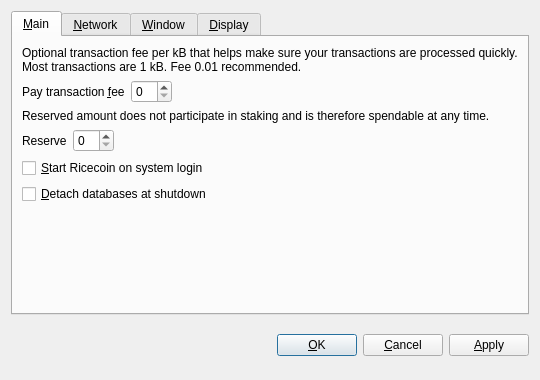
<?xml version="1.0" encoding="UTF-8"?>
<ui version="4.0">
 <class>OptionsDialog</class>
 <widget class="QDialog" name="OptionsDialog">
  <property name="geometry">
   <rect>
    <x>0</x>
    <y>0</y>
    <width>540</width>
    <height>380</height>
   </rect>
  </property>
  <property name="windowTitle">
   <string>Options</string>
  </property>
  <property name="modal">
   <bool>true</bool>
  </property>
  <layout class="QVBoxLayout" name="verticalLayout">
   <item>
    <widget class="QTabWidget" name="tabWidget">
     <property name="tabPosition">
      <enum>QTabWidget::North</enum>
     </property>
     <property name="currentIndex">
      <number>0</number>
     </property>
     <widget class="QWidget" name="tabMain">
      <attribute name="title">
       <string>&amp;Main</string>
      </attribute>
      <layout class="QVBoxLayout" name="verticalLayout_Main">
       <item>
        <widget class="QLabel" name="transactionFeeInfoLabel">
         <property name="text">
          <string>Optional transaction fee per kB that helps make sure your transactions are processed quickly. Most transactions are 1 kB. Fee 0.01 recommended.</string>
         </property>
         <property name="textFormat">
          <enum>Qt::PlainText</enum>
         </property>
         <property name="wordWrap">
          <bool>true</bool>
         </property>
        </widget>
       </item>
       <item>
        <layout class="QHBoxLayout" name="horizontalLayoutFee">
         <item>
          <widget class="QLabel" name="transactionFeeLabel">
           <property name="text">
            <string>Pay transaction &amp;fee</string>
           </property>
           <property name="textFormat">
            <enum>Qt::PlainText</enum>
           </property>
           <property name="buddy">
            <cstring>transactionFee</cstring>
           </property>
          </widget>
         </item>
         <item>
          <widget class="BitcoinAmountField" name="transactionFee"/>
         </item>
         <item>
          <spacer name="horizontalSpacerFee">
           <property name="orientation">
            <enum>Qt::Horizontal</enum>
           </property>
           <property name="sizeHint" stdset="0">
            <size>
             <width>40</width>
             <height>20</height>
            </size>
           </property>
          </spacer>
         </item>
        </layout>
       </item>
       <item>
        <widget class="QLabel" name="reserveBalanceInfoLabel">
         <property name="text">
          <string>Reserved amount does not participate in staking and is therefore spendable at any time.</string>
         </property>
         <property name="textFormat">
          <enum>Qt::PlainText</enum>
         </property>
         <property name="wordWrap">
          <bool>true</bool>
         </property>
        </widget>
       </item>
       <item>
        <layout class="QHBoxLayout" name="horizontalLayoutReserveBalance">
         <item>
          <widget class="QLabel" name="reserveBalanceLabel">
           <property name="text">
            <string>Reserve</string>
           </property>
           <property name="textFormat">
            <enum>Qt::PlainText</enum>
           </property>
           <property name="buddy">
            <cstring>reserveBalance</cstring>
           </property>
          </widget>
         </item>
         <item>
          <widget class="BitcoinAmountField" name="reserveBalance"/>
         </item>
         <item>
          <spacer name="horizontalSpacerReserveBalance">
           <property name="orientation">
            <enum>Qt::Horizontal</enum>
           </property>
           <property name="sizeHint" stdset="0">
            <size>
             <width>40</width>
             <height>20</height>
            </size>
           </property>
          </spacer>
         </item>
        </layout>
       </item>
       <item>
        <widget class="QCheckBox" name="bitcoinAtStartup">
         <property name="toolTip">
          <string>Automatically start Ricecoin after logging in to the system.</string>
         </property>
         <property name="text">
          <string>&amp;Start Ricecoin on system login</string>
         </property>
        </widget>
       </item>
       <item>
        <widget class="QCheckBox" name="detachDatabases">
         <property name="toolTip">
          <string>Detach block and address databases at shutdown. This means they can be moved to another data directory, but it slows down shutdown. The wallet is always detached.</string>
         </property>
         <property name="text">
          <string>&amp;Detach databases at shutdown</string>
         </property>
        </widget>
       </item>
       <item>
        <spacer name="verticalSpacer_Main">
         <property name="orientation">
          <enum>Qt::Vertical</enum>
         </property>
         <property name="sizeHint" stdset="0">
          <size>
           <width>20</width>
           <height>40</height>
          </size>
         </property>
        </spacer>
       </item>
      </layout>
     </widget>
     <widget class="QWidget" name="tabNetwork">
      <attribute name="title">
       <string>&amp;Network</string>
      </attribute>
      <layout class="QVBoxLayout" name="verticalLayout_Network">
       <item>
        <widget class="QCheckBox" name="mapPortUpnp">
         <property name="toolTip">
          <string>Automatically open the Ricecoin client port on the router. This only works when your router supports UPnP and it is enabled.</string>
         </property>
         <property name="text">
          <string>Map port using &amp;UPnP</string>
         </property>
        </widget>
       </item>
       <item>
        <widget class="QCheckBox" name="connectSocks">
         <property name="toolTip">
          <string>Connect to the Ricecoin network through a SOCKS proxy (e.g. when connecting through Tor).</string>
         </property>
         <property name="text">
          <string>&amp;Connect through SOCKS proxy:</string>
         </property>
        </widget>
       </item>
       <item>
        <layout class="QHBoxLayout" name="horizontalLayout_Network">
         <item>
          <widget class="QLabel" name="proxyIpLabel">
           <property name="text">
            <string>Proxy &amp;IP:</string>
           </property>
           <property name="textFormat">
            <enum>Qt::PlainText</enum>
           </property>
           <property name="buddy">
            <cstring>proxyIp</cstring>
           </property>
          </widget>
         </item>
         <item>
          <widget class="QValidatedLineEdit" name="proxyIp">
           <property name="maximumSize">
            <size>
             <width>140</width>
             <height>16777215</height>
            </size>
           </property>
           <property name="toolTip">
            <string>IP address of the proxy (e.g. 127.0.0.1)</string>
           </property>
          </widget>
         </item>
         <item>
          <widget class="QLabel" name="proxyPortLabel">
           <property name="text">
            <string>&amp;Port:</string>
           </property>
           <property name="textFormat">
            <enum>Qt::PlainText</enum>
           </property>
           <property name="buddy">
            <cstring>proxyPort</cstring>
           </property>
          </widget>
         </item>
         <item>
          <widget class="QLineEdit" name="proxyPort">
           <property name="maximumSize">
            <size>
             <width>55</width>
             <height>16777215</height>
            </size>
           </property>
           <property name="toolTip">
            <string>Port of the proxy (e.g. 9050)</string>
           </property>
          </widget>
         </item>
         <item>
          <widget class="QLabel" name="socksVersionLabel">
           <property name="text">
            <string>SOCKS &amp;Version:</string>
           </property>
           <property name="textFormat">
            <enum>Qt::PlainText</enum>
           </property>
           <property name="buddy">
            <cstring>socksVersion</cstring>
           </property>
          </widget>
         </item>
         <item>
          <widget class="QValueComboBox" name="socksVersion">
           <property name="toolTip">
            <string>SOCKS version of the proxy (e.g. 5)</string>
           </property>
          </widget>
         </item>
         <item>
          <spacer name="horizontalSpacer_Network">
           <property name="orientation">
            <enum>Qt::Horizontal</enum>
           </property>
           <property name="sizeHint" stdset="0">
            <size>
             <width>40</width>
             <height>20</height>
            </size>
           </property>
          </spacer>
         </item>
        </layout>
       </item>
       <item>
        <spacer name="verticalSpacer_Network">
         <property name="orientation">
          <enum>Qt::Vertical</enum>
         </property>
         <property name="sizeHint" stdset="0">
          <size>
           <width>20</width>
           <height>40</height>
          </size>
         </property>
        </spacer>
       </item>
      </layout>
     </widget>
     <widget class="QWidget" name="tabWindow">
      <attribute name="title">
       <string>&amp;Window</string>
      </attribute>
      <layout class="QVBoxLayout" name="verticalLayout_Window">
       <item>
        <widget class="QCheckBox" name="minimizeToTray">
         <property name="toolTip">
          <string>Show only a tray icon after minimizing the window.</string>
         </property>
         <property name="text">
          <string>&amp;Minimize to the tray instead of the taskbar</string>
         </property>
        </widget>
       </item>
       <item>
        <widget class="QCheckBox" name="minimizeOnClose">
         <property name="toolTip">
          <string>Minimize instead of exit the application when the window is closed. When this option is enabled, the application will be closed only after selecting Quit in the menu.</string>
         </property>
         <property name="text">
          <string>M&amp;inimize on close</string>
         </property>
        </widget>
       </item>
       <item>
        <spacer name="verticalSpacer_Window">
         <property name="orientation">
          <enum>Qt::Vertical</enum>
         </property>
         <property name="sizeHint" stdset="0">
          <size>
           <width>20</width>
           <height>40</height>
          </size>
         </property>
        </spacer>
       </item>
      </layout>
     </widget>
     <widget class="QWidget" name="tabDisplay">
      <attribute name="title">
       <string>&amp;Display</string>
      </attribute>
      <layout class="QVBoxLayout" name="verticalLayout_Display">
       <item>
        <layout class="QHBoxLayout" name="horizontalLayout_1_Display">
         <item>
          <widget class="QLabel" name="langLabel">
           <property name="text">
            <string>User Interface &amp;language:</string>
           </property>
           <property name="textFormat">
            <enum>Qt::PlainText</enum>
           </property>
           <property name="buddy">
            <cstring>lang</cstring>
           </property>
          </widget>
         </item>
         <item>
          <widget class="QValueComboBox" name="lang">
           <property name="toolTip">
            <string>The user interface language can be set here. This setting will take effect after restarting Ricecoin.</string>
           </property>
          </widget>
         </item>
        </layout>
       </item>
       <item>
        <layout class="QHBoxLayout" name="horizontalLayout_2_Display">
         <item>
          <widget class="QLabel" name="unitLabel">
           <property name="text">
            <string>&amp;Unit to show amounts in:</string>
           </property>
           <property name="textFormat">
            <enum>Qt::PlainText</enum>
           </property>
           <property name="buddy">
            <cstring>unit</cstring>
           </property>
          </widget>
         </item>
         <item>
          <widget class="QValueComboBox" name="unit">
           <property name="toolTip">
            <string>Choose the default subdivision unit to show in the interface and when sending coins.</string>
           </property>
          </widget>
         </item>
        </layout>
       </item>
       <item>
        <widget class="QCheckBox" name="displayAddresses">
         <property name="toolTip">
          <string>Whether to show Ricecoin addresses in the transaction list or not.</string>
         </property>
         <property name="text">
          <string>&amp;Display addresses in transaction list</string>
         </property>
        </widget>
       </item>
       <item>
        <widget class="QCheckBox" name="coinControlFeatures">
         <property name="toolTip">
          <string>Whether to show coin control features or not.</string>
         </property>
         <property name="text">
          <string>Display coin &amp;control features (experts only!)</string>
         </property>
        </widget>
       </item>
       <item>
        <spacer name="verticalSpacer_Display">
         <property name="orientation">
          <enum>Qt::Vertical</enum>
         </property>
         <property name="sizeHint" stdset="0">
          <size>
           <width>20</width>
           <height>40</height>
          </size>
         </property>
        </spacer>
       </item>
      </layout>
     </widget>
    </widget>
   </item>
   <item>
    <layout class="QHBoxLayout" name="horizontalLayout_Buttons">
     <item>
      <spacer name="horizontalSpacer_1">
       <property name="orientation">
        <enum>Qt::Horizontal</enum>
       </property>
       <property name="sizeHint" stdset="0">
        <size>
         <width>40</width>
         <height>48</height>
        </size>
       </property>
      </spacer>
     </item>
     <item>
      <widget class="QLabel" name="statusLabel">
       <property name="font">
        <font>
         <weight>75</weight>
         <bold>true</bold>
        </font>
       </property>
       <property name="text">
        <string/>
       </property>
       <property name="textFormat">
        <enum>Qt::PlainText</enum>
       </property>
       <property name="wordWrap">
        <bool>true</bool>
       </property>
      </widget>
     </item>
     <item>
      <spacer name="horizontalSpacer_2">
       <property name="orientation">
        <enum>Qt::Horizontal</enum>
       </property>
       <property name="sizeHint" stdset="0">
        <size>
         <width>40</width>
         <height>48</height>
        </size>
       </property>
      </spacer>
     </item>
     <item>
      <widget class="QPushButton" name="okButton">
       <property name="text">
        <string>&amp;OK</string>
       </property>
      </widget>
     </item>
     <item>
      <widget class="QPushButton" name="cancelButton">
       <property name="text">
        <string>&amp;Cancel</string>
       </property>
       <property name="autoDefault">
        <bool>false</bool>
       </property>
      </widget>
     </item>
     <item>
      <widget class="QPushButton" name="applyButton">
       <property name="text">
        <string>&amp;Apply</string>
       </property>
       <property name="autoDefault">
        <bool>false</bool>
       </property>
      </widget>
     </item>
    </layout>
   </item>
  </layout>
 </widget>
 <customwidgets>
  <customwidget>
   <class>BitcoinAmountField</class>
   <extends>QSpinBox</extends>
   <header>bitcoinamountfield.h</header>
  </customwidget>
  <customwidget>
   <class>QValueComboBox</class>
   <extends>QComboBox</extends>
   <header>qvaluecombobox.h</header>
  </customwidget>
  <customwidget>
   <class>QValidatedLineEdit</class>
   <extends>QLineEdit</extends>
   <header>qvalidatedlineedit.h</header>
  </customwidget>
 </customwidgets>
 <resources/>
 <connections/>
</ui>
